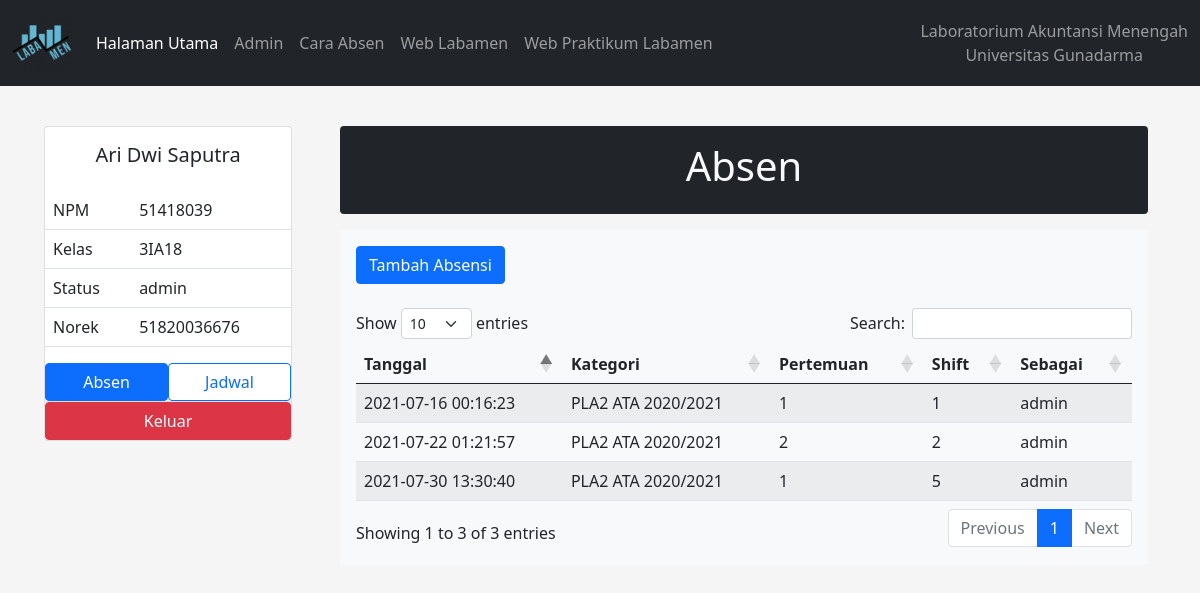
Page /home.php (signed in) on the committed database.
### tables this page shows
CREATE TABLE `log` (
  `id` int(10) NOT NULL,
  `npm` varchar(8) NOT NULL,
  `waktu` timestamp NOT NULL DEFAULT current_timestamp(),
  `id_kategori` int(10) NOT NULL,
  `pertemuan` varchar(10) NOT NULL,
  `shift` varchar(10) NOT NULL,
  `sebagai` varchar(10) NOT NULL
);

CREATE TABLE `kategori` (
  `id_kategori` int(10) NOT NULL,
  `kategori` varchar(64) NOT NULL
);

### home.php (the view, shortened to what this page needs)
<?php include 'koneksi.php'; include 'login.php'; include 'modal-cp.php';
if(isset($_SESSION[ 'npm'])){ ?>
<!doctype html>
<html lang="en">
<head>
	<link href="https://cdn.jsdelivr.net/npm/bootstrap@5.0.0-beta3/dist/css/bootstrap.min.css" rel="stylesheet">
	<link rel="stylesheet" type="text/css" href="https://cdn.datatables.net/1.10.25/css/dataTables.bootstrap5.min.css">
</head>
<body>
	<nav class="navbar navbar-expand-lg navbar-dark bg-dark">
		<div class="container-fluid">
			<a class="navbar-brand" href="#">
				<img src="img/logo.png" alt="" width="60" height="60" class="d-inline-block align-text-top">
			</a>
			<div class="collapse navbar-collapse" id="navbarText">
				<ul class="navbar-nav me-auto mb-2 mb-lg-0">
					<li class="nav-item"> <a class="nav-link active" aria-current="page" href="#">Halaman Utama</a>
					</li>
					<?php if($_SESSION[ 'status']=='admin' ){ echo '
                    <li class="nav-item">
                        <a class="nav-link " aria-current="page" href="admin.php">Admin</a>
                    </li>'; }?>
					<li class="nav-item"> <a class="nav-link " aria-current="page" href="tutorial.php">Cara Absen</a>
					</li>
					<li class="nav-item"> <a class="nav-link " aria-current="page" href="https://ak-menengah.com/">Web Labamen</a>
					</li>
					<li class="nav-item"> <a class="nav-link " aria-current="page" href="https://praktikum.ak-menengah.com/">Web Praktikum Labamen</a>
					</li>
				</ul> <span class="navbar-text text-center">
                Laboratorium Akuntansi Menengah <br>
                Universitas Gunadarma
            </span>
			</div>
		</div>
	</nav>
	<div class="container-fluid">
		<div class="p-4 rounded">
			<div class="table">
				<div class="row">
					<div class="col-md-3">
						<div class="container-fluid">
							<div class="card mt-2 p-0" style="width: auto;">
								<div class="card-body text-center">
									<h5 class="card-title"><?php echo $_SESSION['nama'];?></h5>
								</div>
								<table class="table align-middle">
									<tr>
										<td>NPM</td>
										<td>
											<?php echo $_SESSION[ 'npm'];?>
										</td>
									</tr>
									<tr>
										<td>Kelas</td>
										<td>
											<?php echo $_SESSION[ 'kelas'];?>
										</td>
									</tr>
									<tr>
										<td>Status</td>
										<td>
											<?php echo $_SESSION[ 'status'];?>
										</td>
									</tr>
									<tr>
										<td>Norek</td>
										<td>
											<?php echo $_SESSION[ 'norek'];?>
										</td>
									</tr>
								</table>
								<div class="row">
									<nav>
										<div class="nav nav-tabs" id="nav-tab" role="tablist">
											<button class="w-50 btn btn-outline-primary active" id="nav-kategori-tab" data-bs-toggle="tab" data-bs-target="#nav-kategori" type="button" role="tab" aria-controls="nav-kategori" aria-selected="true">Absen</button>
											<button class="w-50 btn btn-outline-primary" id="nav-akun-tab" data-bs-toggle="tab" data-bs-target="#nav-akun" type="button" role="tab" aria-controls="nav-akun" aria-selected="false">Jadwal</button>
										</div>
									</nav>
									<div class="col">
										<a href="logout.php">
											<button class="w-100 btn btn-danger" type="button">Keluar</button>
										</a>
									</div>
								</div>
							</div>
						</div>
					</div>
					<div class="col-md-9">
						<div class="tab-content" id="nav-tabContent">
							<div class="tab-pane fade show active" id="nav-kategori" role="tabpanel" aria-labelledby="nav-kategori-tab">
								<div class="table">
									<div class="row">
										<div class="col">
											<div class="container-fluid">
												<div class="bg-dark p-3 rounded text-center text-light"> <b><h1>Absen</h1></b>
												</div>
											</div>
										</div>
									</div>
									<div class="row">
										<div class="col">
											<div class="container-fluid">
												<div class="bg-light p-3 rounded">
													<div class="mb-4">
														<button class="btn btn-primary" type="button" data-bs-toggle="modal" data-bs-target="#exampleModal">Tambah Absensi</button>
													</div>
													<div class="history">
														<table class="table table-striped display" id="rekap" data-page-length='10'>
															<thead>
																<tr>
																	<th>Tanggal</th>
																	<th>Kategori</th>
																	<th>Pertemuan</th>
																	<th>Shift</th>
																	<th>Sebagai</th>
																</tr>
															</thead>
															<tbody>
																<?php $history=mysqli_query($conn, "SELECT * FROM log inner join kategori on npm = '$_SESSION[npm]' and kategori.id_kategori = log.id_kategori order by waktu DESC"); $p=0 ; while($row=mysqli_fetch_array($history)){ $p++; echo '
                                                                <tr>
                                                                    <td>' .$row[ 'waktu']. '</td>
                                                                    <td>' .$row[ 'kategori']. '</td>
                                                                    <td>' .$row[ 'pertemuan']. '</td>
                                                                    <td>' .$row[ 'shift']. '</td>
                                                                    <td>' .$row[ 'sebagai']. '</td>
                                                                </tr>'; }
                                                                ?>
															</tbody>
														</table>
													</div>
												</div>
											</div>
										</div>
									</div>
								</div>
                            </div>
                        </div>
                    </div>
                </div>
            </div>
        </div>
    </div>
</body>
</html>
<?php }elseif(!isset($_SESSION[ 'npm'])){ header( "location:index.php?notif=belum login"); } ?>

### modal-cp.php (shortened to what this page needs)
<link href="https://cdn.jsdelivr.net/npm/bootstrap@5.0.0-beta3/dist/css/bootstrap.min.css" rel="stylesheet">

### home.php (style rules this page uses)
body { background-color: #f5f5f5; }

### rows in the picture
log: waktu "2021-07-30 13:30:40", id_kategori.kategori "PLA2 ATA 2020/2021", pertemuan "1", shift "5", sebagai "admin"
log: waktu "2021-07-22 01:21:57", id_kategori.kategori "PLA2 ATA 2020/2021", pertemuan "2", shift "2", sebagai "admin"
log: waktu "2021-07-16 00:16:23", id_kategori.kategori "PLA2 ATA 2020/2021", pertemuan "1", shift "1", sebagai "admin"

### other values in the picture
$_SESSION['nama'] "Ari Dwi Saputra"
$_SESSION[ 'npm'] "51418039"
$_SESSION[ 'kelas'] "3IA18"
$_SESSION[ 'status'] "admin"
$_SESSION[ 'norek'] "51820036676"
